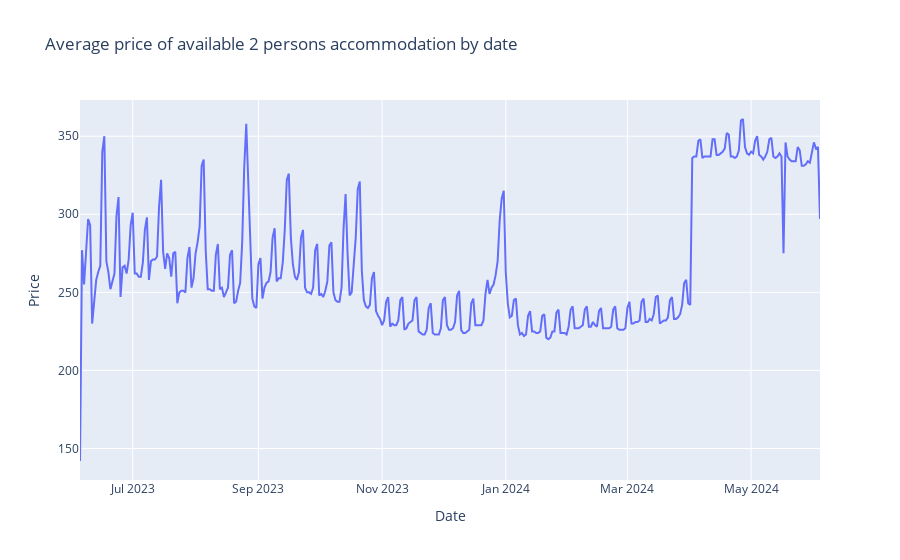

The code cell stored with this chart in its notebook:
### Markdown cell above
# Average price by date

### Code cell
average_price = calendar[(calendar.available == "t") & (calendar.accommodates == 2)].groupby('date')['price'].mean().astype(np.int64).reset_index()
average_price['weekday'] = average_price['date'].dt.day_name()
average_price = average_price.set_index('date')
fig = px.line(average_price, x=sum_available.index, y="price", title='Average price of available 2 persons accommodation by date',hover_data=["weekday"])
fig.update_layout(xaxis_title='Date',yaxis_title='Price')
fig.update_traces(textposition="bottom right")
pyo.iplot(fig)

### Figure 1 — Plotly figure (JSON) as saved in the notebook; plotly's stock layout.template omitted (floating-point values rounded to 4 significant figures; data arrays with more than 128 entries replaced by an {"elided": "..."} marker saying what was removed)
{"data": [{"customdata": {"elided": "366x1 str values"}, "hovertemplate": "x=%{x}<br>price=%{y}<br>weekday=%{customdata[0]}<extra></extra>", "legendgroup": "", "line": {"color": "#636efa", "dash": "solid"}, "marker": {"symbol": "circle"}, "mode": "lines", "name": "", "orientation": "v", "showlegend": false, "textposition": "bottom right", "type": "scatter", "x": {"elided": "366 str values"}, "xaxis": "x", "y": {"elided": "366 int values"}, "yaxis": "y"}], "layout": {"legend": {"tracegroupgap": 0}, "title": {"text": "Average price of available 2 persons accommodation by date"}, "xaxis": {"anchor": "y", "domain": [0, 1], "title": {"text": "Date"}}, "yaxis": {"anchor": "x", "domain": [0, 1], "title": {"text": "Price"}}}}
